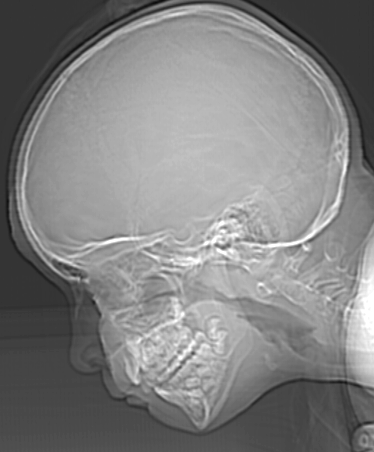
#> input picture Lab01 - Sampling and Quantization/ctskull-256.tif, 374 x 452 px
$ jupyter execute --allow-errors lab01.ipynb
#> lines starting #> are read from the running program, lines starting #| are printed output that depends on the picture; after the words box and inside, x2 and y2 are one past the last pixel; in counts of white or black regions, pixels touching at a corner belong together
**Processamento Digital de Imagens**

Prática de Amostragem e Quantização

Instruções:
Utilize python e a biblioteca OpenCV para abertura das imagens.

1)	Utilizando imagem relogio.tif e faça uma reamostragem de seus pixels para 300, 150 e 72 dpi. Sabe-se que a imagem original possui 1250 dpi. Fazer os cálculos por meio do seu algortimo. Não usar o opencv para a conversão

[cell 1]
# type your code here
# Python code to read image
import cv2
import matplotlib.pyplot as plt
import numpy as np

[cell 2]
import pandas as pd

def _matrix_to_excel(filename, matrix):
    df = pd.DataFrame(matrix)
    # Export the DataFrame to an Excel file
    excel_filename = filename + '.xlsx'
    df.to_excel(excel_filename, index=False)

def _matrix_to_file(filename, matrix):
    with open(filename, 'w') as file:
        for row in matrix:
            file.write(' '.join(map(str, row)) + '\n')

[cell 3]
def pad_image_to_ratio(img, ratio):
    """
    Pad image to a ratio
    :param img:
    :param ratio:
    :return:
    """
    # Calculate required padding
    pad_height = int(np.ceil(img.shape[0] / ratio) * ratio) - img.shape[0]
    pad_width = int(np.ceil(img.shape[1] / ratio) * ratio) - img.shape[1]

    # Pad image
    padded_img = np.pad(img, ((0, pad_height), (0, pad_width)), mode='constant')

    return padded_img

def downsampling(img, original_dpi, new_dpi, method='sampling'):
    """
        Downsampling an image: Reducing the number of pixels of an image
        :param img: image to be downsampled
        :param new_dpi: new dpi to be used
        :param method: method to be used, sampling or mean.
            Sampling just get one pixel for each ratio pixels, mean get the mean of each ratio pixels
    """
    # Checking if the new dpi is smaller than the original
    if original_dpi < new_dpi:
        raise ValueError("Downsampling: Novo DPI (%d) deve ser menor que o original (%d)" % (new_dpi, original_dpi))
    # Calculating the ratio
    ratio = int(original_dpi / new_dpi)
    print("Downsampling ratio: %.2f" % ratio)

    if method == 'mean':
        # Padding image to the ratio because the image may not be divisible by the ratio
        img = pad_image_to_ratio(img, ratio)
        return img.reshape((int(img.shape[0]/ratio), int(ratio), int(img.shape[1]/ratio), int(ratio))).mean(axis=(1, 3))
    else:
        # Just resampling getting the adequate ratio of the original image to the new one
        # Suppose original: 1250
        # If new: 300 then the n_linhas = 3692 * 300 / 1250 = 887 and n_colunas = 2812 * 300 / 1250 = 675, the ratio is 3696/887 = 4.16 and 2812/675 = 4.16.
        return img[::int(ratio), ::int(ratio)]


original_dpi = 1250
img = cv2.imread("relogio.tif", cv2.IMREAD_GRAYSCALE)
#plt.imshow(img, cmap='gray', vmin=0, vmax=255)
#> (the rest of this cell did not finish here and is left out)

[cell 4]
dpis = [300, 150, 72, 36]
f, axarr = plt.subplots(len(dpis), 2, figsize=(8, 20))
# iterate through dpis indexes and values
#> (the rest of this cell did not finish here and is left out)

2)	Utilizando a imagem ctskull-256.tif, refaça a quantização de seus pixels utilizando de 7 a 1 bit(s) por pixel.  Fazer os cálculos por meio do seu algortimo. Não usar o opencv para a conversão

[cell 5]
def quantizer(imagem, bits):
    """
    Quantize an image to a number of bits
    :param imagem: the image to be quantized
    :param bits: the number of bits to be used
    :return: the quantized image. Reducing the number of bits of the image means masking the less significant bits rather than the most significant ones like I was doing before. That's why I multiply by the factor after the division
    """
    # Find the factor to be used (2 to the power of the number of bits do be masked). This is like a shift to the right
    """"
        2^8 = 256
        In this form it gets 128 when bits = 7 (1XXXXXXX >> 7 = 00000001) then (00000001 << 7 = 10000000)
    """
    factor = 2 ** (8 - bits)


    # Masking the less significant bits. Shifting to the right and then to the left
    qtzd_img = (imagem / factor).astype(np.uint8) * factor
    return qtzd_img

img_orig = cv2.imread("ctskull-256.tif")
#> img_orig is the input picture: shape (452, 374, 3); min 12, max 255, mean 129.4
bits = 7
f, axarr = plt.subplots(1, bits, figsize=(20, 20))

for i in range(bits):
    img = quantizer(img_orig, i+1)
    #_matrix_to_file('Matrix_'+ str(i), img)
    axarr[i].set_title('%d bits' % int(i+1))
    axarr[i].imshow(img, cmap='gray', vmin=0, vmax=255)
#> this loop made 7 passes
#> pass 1, in quantizer, `qtzd_img = (imagem / factor).astype(np.uint8) * factor`:
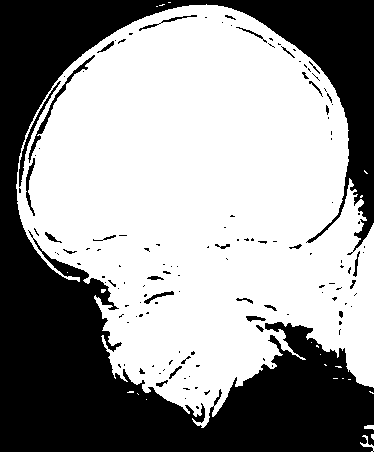
#> qtzd_img: shape (452, 374, 3); values 0 (black) and 128 (white), 59.7% white; 134 black regions (103 under 20 px), largest, box (x1, y1, x2, y2) and area: (0, 0, 374, 452) 65430, (28, 55, 95, 163) 449, (19, 81, 61, 187) 349
#> pass 2, in quantizer (call 2), `qtzd_img = (imagem / factor).astype(np.uint8) * factor`:
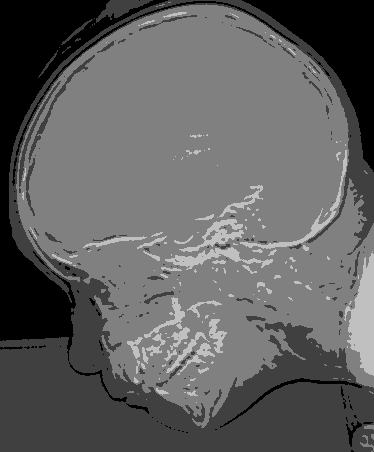
#> qtzd_img: shape (452, 374, 3); min 0, max 192, mean 95.9
#> pass 3, in quantizer (call 3), `qtzd_img = (imagem / factor).astype(np.uint8) * factor`:
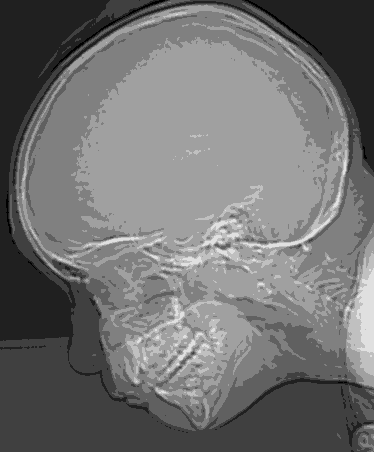
#> qtzd_img: shape (452, 374, 3); min 0, max 224, mean 113.7
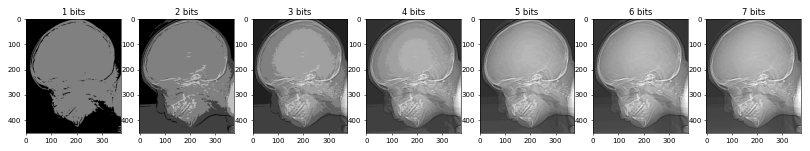
#> figure drawn by matplotlib, 7 panels
